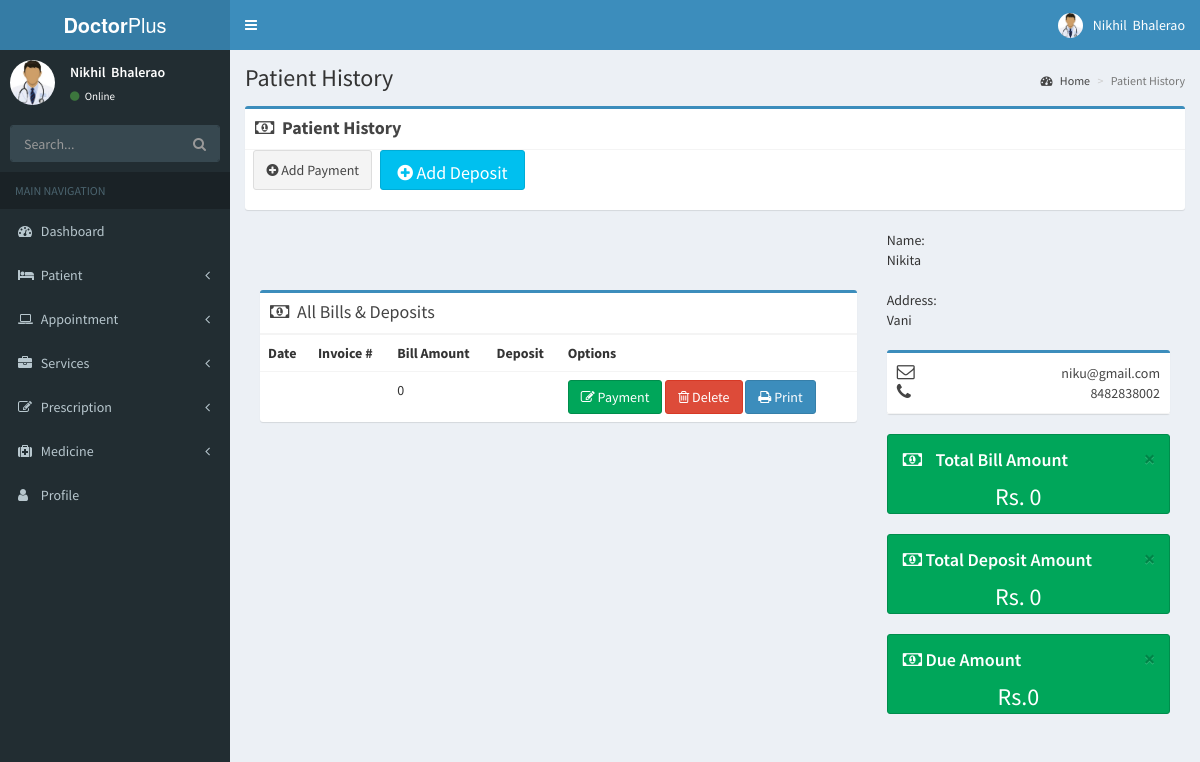
The app's page /dashboard/Patient/paymenthistory.php?id=2 with its own data.
### tables this page shows
CREATE TABLE IF NOT EXISTS `patientregister` (
  `id` int(20) NOT NULL AUTO_INCREMENT,
  `doctor` varchar(30) NOT NULL,
  `name` varchar(25) NOT NULL,
  `email` varchar(35) NOT NULL,
  `password` varchar(20) NOT NULL,
  `address` varchar(50) NOT NULL,
  `phone` varchar(11) NOT NULL,
  `gender` varchar(100) NOT NULL,
  `birthdate` date NOT NULL,
  `bloodgroup` varchar(5) NOT NULL,
  `imageupload` varchar(20) NOT NULL,
  `status` enum('1','0') NOT NULL DEFAULT '1',
  PRIMARY KEY (`id`)
);

CREATE TABLE IF NOT EXISTS `addpayment` (
  `id` int(11) NOT NULL AUTO_INCREMENT,
  `invoice` varchar(100) NOT NULL,
  `patient` int(30) NOT NULL,
  `refdbydoctor` varchar(30) NOT NULL,
  `categoryselect` varchar(30) NOT NULL,
  `subtotal` int(11) NOT NULL,
  `addp_discount` int(11) NOT NULL,
  `grosstotal` int(11) NOT NULL,
  `amountreceived` int(11) NOT NULL,
  `depositammount` varchar(100) NOT NULL,
  `date` varchar(100) NOT NULL,
  `vatper` int(100) NOT NULL,
  `discount` int(100) NOT NULL,
  PRIMARY KEY (`id`)
);

### dashboard/Patient/paymenthistory.php (the view, shortened to what this page needs)
<?php include"../Include/header.php";?>
<?php include"../Include/sidebar.php";?>
<?php
include("../inc/connect.php") ;
?>
<?php
$id=$_GET['id'];
$p_query=mysqli_query($db_connect, "SELECT * FROM patientregister WHERE id='".$_GET['id']."'")or die (mysql_error());
$p_row1=mysqli_fetch_array($p_query);
$sql="SELECT * FROM addpayment WHERE patient='".$id."'";
$write =mysqli_query($db_connect, $sql) or die(mysql_error($db_connect));
$a_row=mysql_fetch_all($write)or die (mysql_error($db_connect));
function mysql_fetch_all($query)
 {
    $temp='';
$all = array();
while ($all[] = mysqli_fetch_assoc($query))
{
    $temp=$all;
}
return $temp;
}
?>
<div class="content-wrapper">
    <section class="content-header">
        <h1>Patient History
        </h1>
        <ol class="breadcrumb">
        <li><a href="#"><i class="fa fa-dashboard"></i> Home</a></li>
        <li class="active">Patient History</li>
        </ol>
    </section>
    <section class="content">
        <div class="row">
            <div class="col-xs-12">
              <div class="box box-primary">
                <div class="box-header with-border">
                    <i class="fa fa-money"></i> <h3 class="box-title"><b>Patient History</b></h3>
                </div>
                <div>&nbsp;&nbsp;
                <a href="addnewpayment.php?id=<?php echo $p_row1['id'];?>"> <button type="button" class="btn  btn-default" style="height: 40px;"><i class="fa fa-plus-circle"></i> Add Payment</button></a>&nbsp;&nbsp;
                <button type="button" class="btn btn-info btn-lg" data-toggle="modal" data-target="#myModal" style="height: 40px;"><i class="fa fa-plus-circle"></i> Add Deposit</button>
            </div><br>
        <div class="col-md-4 pull bottom" style="float: right;"><br>
        Name:<br>
        <?php echo $p_row1['name'];?><br><br>
        Address:<br>
        <?php echo $p_row1['address'];?><br><br>
        <div class="box box-primary">
            <div class="box-header with-border">
                <i class="fa fa-envelope-o"></i><span style="float: right;"><?php echo $p_row1['email'];?></span><br>
                <i class="fa  fa-phone"></i><span style="float: right;"> <?php echo $p_row1['phone'];?></span>
            </div>
        </div>
           <div class="alert alert-success alert-dismissible" style="height: 80px;">
         <button type="button" class="close" data-dismiss="alert" aria-hidden="true">&times;</button>
        <h4><i class="icon fa fa-money"></i> Total Bill Amount</h4>
            <?php
            $sql3="SELECT sum(subtotal) as subtotal FROM addpayment WHERE patient='".$_GET['id']."'";
           $write3=mysqli_query($db_connect, $sql3) or die(mysql_error($db_connect));
           $row3=mysqli_fetch_array($write3)or die (mysql_error($db_connect));
          ?>
         <center><font size="5"> Rs. <?php echo $row3['subtotal'];?></font></center>
          </div>
          <div class="alert alert-success alert-dismissible" style="height: 80px;">
          <button type="button" class="close" data-dismiss="alert" aria-hidden="true">&times;</button>
          <h4><i class="fa fa-money"></i> Total Deposit Amount</h4>
        <?php
        $sql4="SELECT sum(depositammount) as depositammount FROM addpayment WHERE patient='".$_GET['id']."'";
        $write4=mysqli_query($db_connect, $sql4) or die(mysql_error($db_connect));
        $row4=mysqli_fetch_array($write4)or die (mysql_error($db_connect));
        ?>
        <center><font size="5"> Rs. <?php echo $row4['depositammount'];?></font></center>
        </div>
   <div class="alert alert-success alert-dismissible" style="height: 80px;">
        <button type="button" class="close" data-dismiss="alert" aria-hidden="true">&times;</button>
        <h4><i class="fa fa-money"></i> Due Amount</h4>
        <?php $r1= $row3['subtotal']-$row4['depositammount'];?>
        <center><font size="5"> Rs.<?php echo $r1;?></font>
        </center>
           </div>
     </div>
 </div><br><br><br>
         <div class="col-md-8">
        <div class="box box-primary">
        <div class="box-header with-border">
        <i class="fa fa-money"></i> <h3 class="box-title">All Bills & Deposits</h3>
        </div>
        <div id="dvContainer">
        <div class="box-body table-responsive no-padding">
        <table class="table table-hover">
        <tr>
        <th>Date</th>
        <th>Invoice #</th>
        <th>Bill Amount</th>
        <th>Deposit</th>
        <th>Options</th>
        </tr>
        <?php if(count($a_row)>0)
        {
        foreach ($a_row as $row) { ?>
        <tr>
        <td><?php echo $row['date'];?></td>
        <td><?php echo $row['invoice'];?></td>
        <td><?php echo $row['subtotal']; ?></td>
        <td><?php echo $row['depositammount'];?></td>
        <td><?php if (!empty($row['depositammount']))
         {
            ?><a href="editdeposit.php?id=<?php echo $row['id']; ?>"> <button type="button" class="btn btn-success"><i class="fa fa-edit"></i>  Deposit</button></a>
            <?php } else{?>
                 <a href="editpayment.php?id=<?php echo $row['id'];?>"> <button type="button" class="btn btn-success"><i class="fa fa-edit"></i>  Payment</button></a>
           <?php }  ?><a href="delete2.php?id=<?php echo $row['id']; ?>"><span class="btn btn-danger"><i class="fa fa-trash-o"></i> Delete</span></a>
         <a href="printinvoice.php?id=<?php echo $row['id'];?>"> <button type="button" class="btn btn-primary"><i class="fa fa-print"></i> Print</button></a></td>
        </tr>
        <?php } } else
         { ?>
    <tr>
        <td colspan="3">No Record Found</td>
</tr>
      <?php  } ?>
       </table>
   </div>
</div>
</div>
</div>
</div>
</div>
</section>
</div>
<?php include "../Include/footer.php";?>

### dashboard/Include/header.php (shortened to what this page needs)
<?php include"../inc/connect.php";
 ?>
 <!DOCTYPE html>
<html>
<head>
  <link rel="stylesheet" href="../bower_components/bootstrap/dist/css/bootstrap.min.css">
  <link rel="stylesheet" href="../bower_components/font-awesome/css/font-awesome.min.css">
  <link rel="stylesheet" href="../bower_components/Ionicons/css/ionicons.min.css">
  <link rel="stylesheet" href="../bower_components/select2/dist/css/select2.min.css">
  <link rel="stylesheet" href="../dist/css/AdminLTE.min.css">
  <link rel="stylesheet" href="../dist/css/skins/_all-skins.min.css">
  <link rel="stylesheet" href="../bower_components/morris.js/morris.css">
  <link rel="stylesheet" href="../bower_components/jvectormap/jquery-jvectormap.css">
  <link rel="stylesheet" href="../bower_components/bootstrap-datepicker/dist/css/bootstrap-datepicker.min.css">
  <link rel="stylesheet" href="../bower_components/bootstrap-daterangepicker/daterangepicker.css">
  <link rel="stylesheet" href="../plugins/bootstrap-wysihtml5/bootstrap3-wysihtml5.min.css">
  <link rel="stylesheet" href="../bower_components/fullcalendar/dist/fullcalendar.min.css">
  <link rel="stylesheet" href="../bower_components/fullcalendar/dist/fullcalendar.print.min.css" media="print">
  <link rel="stylesheet" href="../bower_components/datatables.net-bs/css/dataTables.bootstrap.min.css">
  </head>
<body class="hold-transition skin-blue sidebar-mini">
<div class="wrapper">
  <header class="main-header">
    <a href="index.php" class="logo">
      <span class="logo-lg"><b>Doctor</b>Plus</span>
    </a>
    <nav class="navbar navbar-static-top">
      <a href="#" class="sidebar-toggle" data-toggle="push-menu" role="button">
      </a>
      <div class="navbar-custom-menu">
        <ul class="nav navbar-nav">
        <li class="dropdown user user-menu">
         <a href="#" class="dropdown-toggle" data-toggle="dropdown">
          <?php
$sql="SELECT * FROM login";
    $write =mysqli_query($db_connect, $sql) or die(mysql_error($db_connect));
     $row2=mysqli_fetch_array($write)or die (mysql_error($db_connect));
?>
              <img src="../../dashboard/Upload/Adminprofile/<?php echo $row2['profile'];?>" class="user-image" alt="User Image">
              <span class="hidden-xs"><?php echo $row2['fname'];?>&nbsp;
           <?php echo $row2['lname'];?></span>
            </a>
          </li>
        </ul>
      </div>
    </nav>
  </header>

### dashboard/Include/sidebar.php (shortened to what this page needs)
  <aside class="main-sidebar">
    <section class="sidebar">
      <div class="user-panel">
        <div class="pull-left image">
           <?php
$sql="SELECT * FROM login";
    $write =mysqli_query($db_connect, $sql) or die(mysql_error($db_connect));
     $row2=mysqli_fetch_array($write)or die (mysql_error($db_connect));
     ?>
          <img src="../../dashboard/Upload/Adminprofile/<?php echo $row2['profile'];?>" class="img-circle" alt="User Image">
        </div>
        <div class="pull-left info">
          <p><?php echo $row2['fname'];?>&nbsp;
           <?php echo $row2['lname'];?></p>
          <a href="#"><i class="fa fa-circle text-success"></i> Online</a>
        </div>
      </div>
      <form action="#" method="get" class="sidebar-form">
        <div class="input-group">
          <input type="text" name="q" class="form-control" placeholder="Search...">
          <span class="input-group-btn">
                <button type="submit" name="search" id="search-btn" class="btn btn-flat"><i class="fa fa-search"></i>
                </button>
              </span>
        </div>
      </form>
      <ul class="sidebar-menu" data-widget="tree">
        <li class="header">MAIN NAVIGATION</li>
        <li>
          <a href=".././Index/index.php">
            <i class="fa fa-dashboard"></i> <span>Dashboard</span>
         </a>
        </li>
       <li class="treeview">
          <a href="#">
            <i class="fa fa-bed"></i> <span>Patient</span>
            <span class="pull-right-container">
              <i class="fa fa-angle-left pull-right"></i>
            </span>
          </a>
        </li>
        <li class="treeview">
          <a href="#">
            <i class="fa fa-laptop"></i> <span>Appointment</span>
            <span class="pull-right-container">
              <i class="fa fa-angle-left pull-right"></i>
            </span>
          </a>
        </li>
         <li class="treeview">
          <a href="#">
            <i class="fa fa-briefcase"></i> <span>Services</span>
            <span class="pull-right-container">
              <i class="fa fa-angle-left pull-right"></i>
            </span>
          </a>
        </li>
        <li class="treeview">
          <a href="#">
            <i class="fa fa-edit"></i> <span>Prescription</span>
            <span class="pull-right-container">
              <i class="fa fa-angle-left pull-right"></i>
            </span>
          </a>
        </li>
         <li class="treeview">
          <a href="#">
            <i class="fa fa-medkit"></i> <span>Medicine</span>
            <span class="pull-right-container">
              <i class="fa fa-angle-left pull-right"></i>
            </span>
          </a>
        </li>
           <li>
          <a href="../Admin/index.php">
            <i class="fa fa-user"></i> <span>Profile</span>
         </a>
        </li>
        </ul>
    </section>
  </aside>

### records on screen
patientregister: name "Nikita", address "Vani", email "niku@gmail.com", phone "8482838002"
addpayment: subtotal "0"

### other values on screen
$row2['fname'] "Nikhil"
$row2['lname'] "Bhalerao"
$row3['subtotal'] "0"
$row4['depositammount'] "0"
$r1 "0"
